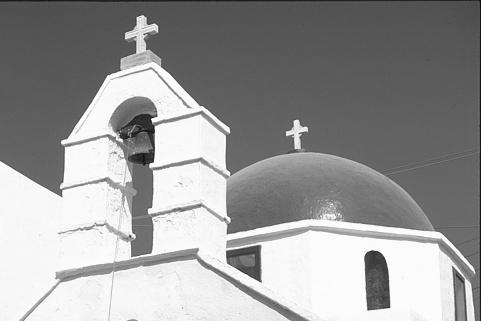
%> input picture ex1/Images/Church.jpg, 481 x 321 px
$ octave playground_sectionD.m   (GNU Octave 9; MATLAB toolbox functions it lacks are replaced by stand-ins)
%> lines starting %> are read from the running program, lines starting %| are printed output that depends on the picture; in (x1, y1, x2, y2) boxes, pixels count from 0 and x2, y2 are one past the last pixel; in counts of white or black regions, pixels touching at a corner belong together; the program's own positions count from 1
### ex1/sobel.m
function result = sobel(file_name,th)
%> called with file_name = 'Images/Church.jpg', th = 2
%SOBEL Summary of this function goes here
%   Detailed explanation goes here
I_x = [-1 0 1];
I_y = I_x';

I = imread(file_name);
%> I is the input picture: size 321x481 uint8; min 11, max 255, mean 153.3
G_x = conv2(I, I_x, 'same');
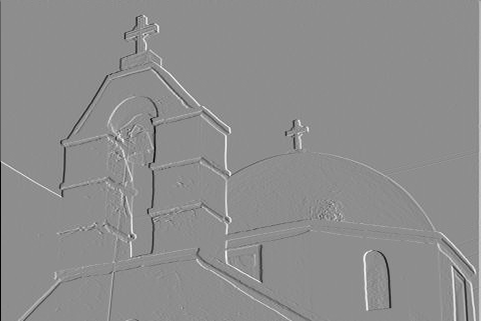
%> G_x: size 321x481 double; min -255, max 204, mean 0.3; drawn with min black and max white
G_y = conv2(I, I_y, 'same');
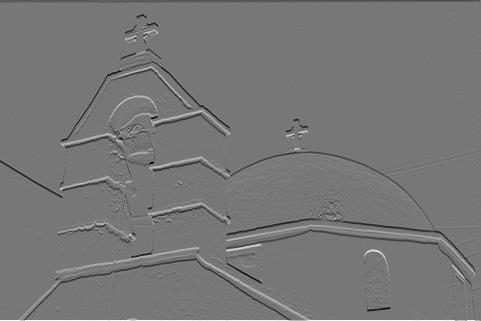
%> G_y: size 321x481 double; min -226, max 255, mean -0.6; drawn with min black and max white

result = sqrt(G_x.^2 + G_y.^2);
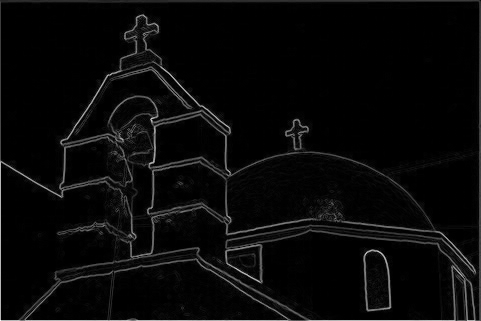
%> result: size 321x481 double; min 0, max 345.8, mean 12.5; drawn with min black and max white
result(result < th) = 0;
result(result >= th) = 1;
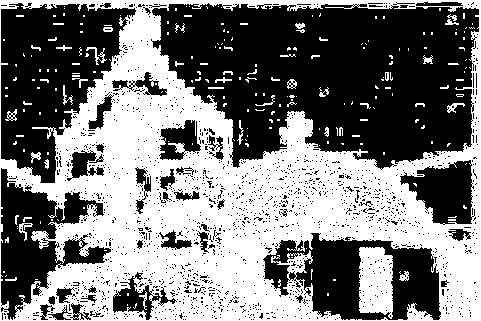
%> result: size 321x481 double; values 0 (black) and 1 (white), 47.6% white; 233 white regions (184 under 20 px), largest, box (x1, y1, x2, y2) and area: (0, 0, 481, 321) 68544, (359, 247, 393, 319) 2080, (86, 47, 107, 65) 100

end

### ex1/playground_sectionD.m
% J

%church
chuch_res = sobel("Images/Church.jpg", 2);

% golf
golf_res = sobel("Images/Golf.jpg", 2);
%> the run ends on the next line
